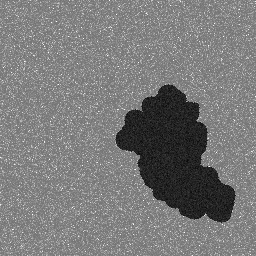
#> input picture data/sar/images/noaa_gulf_slick_01_001.png, 256 x 256 px
$ python -i sar_analyzer.py   (imports and definitions only)   (older library calls are emulated)
#> lines starting #> are read from the running program, lines starting #| are printed output that depends on the picture; after the words box and inside, x2 and y2 are one past the last pixel; in counts of white or black regions, pixels touching at a corner belong together
"""
Synthetic Aperture Radar (SAR) Dark-Spot Detection & Texture Analysis Module
Processes SAR imagery (e.g. Sentinel-1 C-band, TerraSAR-X, RADARSAT) for marine oil spill detection.
Features speckle noise filtering, adaptive thresholding, morphological clustering,
and GLCM (Gray-Level Co-occurrence Matrix) textural discrimination.
"""

import numpy as np
import cv2
from typing import Dict, Any, Tuple, List

def apply_lee_filter(image: np.ndarray, window_size: int = 5, damping_factor: float = 1.0) -> np.ndarray:
    """
    Apply Lee Speckle Noise Filter on SAR imagery to preserve edges while smoothing multiplicative speckle.
    """
    img = image.astype(np.float32)
    mean = cv2.blur(img, (window_size, window_size))
    mean_sq = cv2.blur(img ** 2, (window_size, window_size))
    variance = np.maximum(mean_sq - mean ** 2, 0)

    overall_variance = np.var(img)
    if overall_variance == 0:
        return image

    # Weight calculation k = Var(window) / (Var(window) + Overall_Var)
    weights = variance / (variance + (overall_variance / damping_factor) + 1e-7)
    weights = np.clip(weights, 0.0, 1.0)
    filtered = mean + weights * (img - mean)
    return np.clip(filtered, 0, 255).astype(np.uint8)

def compute_glcm_features(gray: np.ndarray, mask: np.ndarray) -> Dict[str, float]:
    """
    Compute Gray Level Co-occurrence Matrix (GLCM) textural descriptors
    (Homogeneity, Contrast, Energy, Entropy, Dissimilarity).
    """
    # Reduce gray levels to 16 bins for fast, robust co-occurrence stats
    quantized = (gray // 16).astype(np.uint8)
    h, w = quantized.shape

    # Shift right by 1 pixel for horizontal co-occurrence
    left = quantized[:, :-1]
    right = quantized[:, 1:]

    if mask is not None and mask.shape == gray.shape:
        valid = (mask[:, :-1] > 0) & (mask[:, 1:] > 0)
    else:
        valid = np.ones((h, w - 1), dtype=bool)

    if not np.any(valid):
        return {
            "glcm_homogeneity": 0.5,
            "glcm_contrast": 1.2,
            "glcm_energy": 0.2,
            "glcm_entropy": 3.1,
            "glcm_dissimilarity": 0.8
        }

    l_vals = left[valid]
    r_vals = right[valid]

    # 16x16 joint histogram
    glcm, _, _ = np.histogram2d(l_vals, r_vals, bins=16, range=[[0, 16], [0, 16]])
    total = np.sum(glcm)
    if total > 0:
        glcm /= total
    else:
        glcm = np.eye(16) / 16.0

    i, j = np.indices((16, 16))

    # GLCM metrics
    contrast = float(np.sum(glcm * ((i - j) ** 2)))
    dissimilarity = float(np.sum(glcm * np.abs(i - j)))
    homogeneity = float(np.sum(glcm / (1.0 + (i - j) ** 2)))
    energy = float(np.sum(glcm ** 2))

    non_zero = glcm[glcm > 0]
    entropy = float(-np.sum(non_zero * np.log2(non_zero)))

    return {
        "glcm_homogeneity": round(homogeneity, 4),
        "glcm_contrast": round(contrast, 4),
        "glcm_energy": round(energy, 4),
        "glcm_entropy": round(entropy, 4),
        "glcm_dissimilarity": round(dissimilarity, 4)
    }

def analyze_sar_image(image: np.ndarray, km_per_pixel: float = 0.03) -> Dict[str, Any]:
    """
    Full SAR Dark-Spot Detection Pipeline.

    Args:
        image: Input SAR image as BGR or Grayscale numpy array.
        km_per_pixel: Resolution in kilometers per pixel (Default: 30m / 0.03km for Sentinel-1 EW/IW).

    Returns:
        Dictionary containing detected dark spot mask, contours, metrics, and radar backscatter contrast.
    """
    if len(image.shape) == 3:
        gray = cv2.cvtColor(image, cv2.COLOR_BGR2GRAY)
    else:
        gray = image.copy()

    # 1. Speckle Filtering via Lee-like adaptive filter
    filtered = apply_lee_filter(gray, window_size=5)

    # 2. Estimate background sea clutter mean and standard deviation
    bg_mean = float(np.mean(filtered))
    bg_std = float(np.std(filtered))

    # 3. Adaptive dark-spot thresholding (oil spill dampens backscatter by > 1.2 std)
    adaptive_thresh = max(10, int(bg_mean - 1.25 * bg_std))
    _, binary_dark = cv2.threshold(filtered, adaptive_thresh, 255, cv2.THRESH_BINARY_INV)

    # 4. Morphological opening/closing to remove isolated speckle artifacts & fill core
    kernel = cv2.getStructuringElement(cv2.MORPH_ELLIPSE, (5, 5))
    cleaned_mask = cv2.morphologyEx(binary_dark, cv2.MORPH_OPEN, kernel, iterations=1)
    cleaned_mask = cv2.morphologyEx(cleaned_mask, cv2.MORPH_CLOSE, kernel, iterations=2)

    # 5. Extract contours and shape geometry
    contours, _ = cv2.findContours(cleaned_mask, cv2.RETR_EXTERNAL, cv2.CHAIN_APPROX_SIMPLE)

    total_spill_pixels = 0
    spill_patches = []
    min_patch_pixels = 100  # filter insignificant speckle patches

    filtered_mask = np.zeros_like(cleaned_mask)
    border_gradients = []

    for cnt in contours:
        area_px = cv2.contourArea(cnt)
        if area_px < min_patch_pixels:
            continue

        total_spill_pixels += area_px
        cv2.drawContours(filtered_mask, [cnt], -1, 255, -1)

        perimeter_px = cv2.arcLength(cnt, True)

        # Bounding box & Aspect ratio
        x, y, w, h = cv2.boundingRect(cnt)
        aspect_ratio = float(w) / max(h, 1)
        if aspect_ratio < 1.0:
            aspect_ratio = 1.0 / aspect_ratio

        # Circularity/Compactness: 4*pi*Area / P^2 (Oil slicks have irregular, low compactness)
        compactness = (4 * np.pi * area_px) / (perimeter_px ** 2 + 1e-5)

        # Mean intensity inside patch vs surround
        patch_mask = np.zeros_like(gray)
        cv2.drawContours(patch_mask, [cnt], -1, 255, -1)
        patch_mean = float(np.mean(filtered[patch_mask > 0]))

        # Measure boundary gradient steepness (Sobel gradient at contour edge)
        dilated = cv2.dilate(patch_mask, kernel, iterations=2)
        boundary_zone = dilated ^ patch_mask
        if np.any(boundary_zone > 0):
            grad_x = cv2.Sobel(filtered, cv2.CV_32F, 1, 0, ksize=3)
            grad_y = cv2.Sobel(filtered, cv2.CV_32F, 0, 1, ksize=3)
            grad_mag = np.sqrt(grad_x ** 2 + grad_y ** 2)
            mean_grad = float(np.mean(grad_mag[boundary_zone > 0]))
            border_gradients.append(mean_grad)
        else:
            mean_grad = 0.0

        patch_area_km2 = area_px * (km_per_pixel ** 2)
        spill_patches.append({
            "area_px": int(area_px),
            "area_km2": round(patch_area_km2, 4),
            "perimeter_km": round(perimeter_px * km_per_pixel, 3),
            "compactness": round(compactness, 4),
            "aspect_ratio": round(aspect_ratio, 2),
            "mean_backscatter_intensity": round(patch_mean, 1),
            "boundary_gradient": round(mean_grad, 2),
            "bounding_box": [int(x), int(y), int(w), int(h)]
        })

    total_area_km2 = total_spill_pixels * (km_per_pixel ** 2)

    # Calculate GLCM Textural stats within detected dark region
    glcm_stats = compute_glcm_features(filtered, filtered_mask if total_spill_pixels > 0 else None)

    # Backscatter contrast (dB difference ~ 10 * log10(bg / slick))
    if total_spill_pixels > 0:
        slick_mean = float(np.mean(filtered[filtered_mask > 0]))
        backscatter_contrast_db = 10 * np.log10(max(bg_mean, 1) / max(slick_mean, 1))
    else:
        slick_mean = bg_mean
        backscatter_contrast_db = 0.0

    avg_border_grad = float(np.mean(border_gradients)) if border_gradients else 0.0

    return {
        "is_sar": True,
        "total_spill_pixels": int(total_spill_pixels),
        "total_spill_area_km2": round(total_area_km2, 4),
        "patches_count": len(spill_patches),
        "patches": spill_patches,
        "background_mean": round(bg_mean, 2),
        "slick_mean": round(slick_mean, 2),
        "backscatter_contrast_db": round(backscatter_contrast_db, 2),
        "average_boundary_gradient": round(avg_border_grad, 2),
        "glcm": glcm_stats,
        "mask": filtered_mask,
        "filtered_image": filtered
    }

>>> import cv2
>>> picture = cv2.imread('../data/sar/images/noaa_gulf_slick_01_001.png')
#> picture is the input picture: shape (256, 256, 3); min 10, max 255, mean 121.3
>>> result = analyze_sar_image(picture)
#> in apply_lee_filter, `mean_sq = cv2.blur(img ** 2, (window_size, window_size))`:
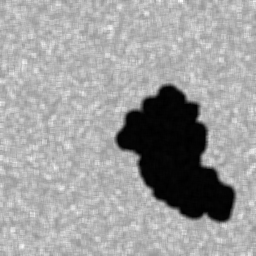
#> mean_sq: shape (256, 256) float32; min 862.2, max 25661.2, mean 16254.2; drawn with min black and max white
#> in apply_lee_filter, `variance = np.maximum(mean_sq - mean ** 2, 0)`:
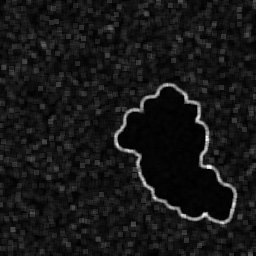
#> variance: shape (256, 256) float32; min 20.48, max 4084.2, mean 393.4; drawn with min black and max white
#> in apply_lee_filter, `overall_variance = np.var(img)`: overall_variance = 1551
#> in apply_lee_filter, `weights = variance / (variance + (overall_variance / damping_factor) +..`:
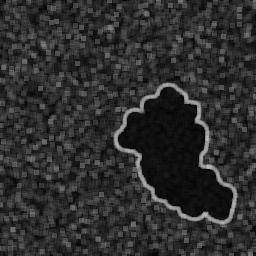
#> weights: shape (256, 256) float32; min 0.013, max 0.725, mean 0.183
#> in analyze_sar_image, `bg_mean = float(np.mean(filtered))`: bg_mean = 120.8
#> in analyze_sar_image, `bg_std = float(np.std(filtered))`: bg_std = 34.7
#> in analyze_sar_image, `adaptive_thresh = max(10, int(bg_mean - 1.25 * bg_std))`: adaptive_thresh = 77
#> in analyze_sar_image, `_, binary_dark = cv2.threshold(filtered, adaptive_thresh, 255, cv2.THR..`:
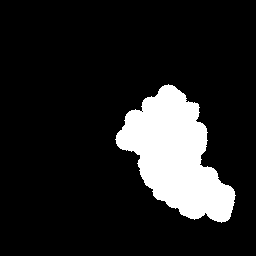
#> binary_dark: shape (256, 256); 13.8% white; 1 white region, box (x1, y1, x2, y2) and area: (115, 84, 236, 223) 9025
#> in analyze_sar_image, `cleaned_mask = cv2.morphologyEx(binary_dark, cv2.MORPH_OPEN, kernel, i..`: cleaned_mask: shape (256, 256); 13.7% white; 1 white region, box (x1, y1, x2, y2) and area: (116, 84, 235, 223) 9005
#> in analyze_sar_image, `cleaned_mask = cv2.morphologyEx(cleaned_mask, cv2.MORPH_CLOSE, kernel,..`: cleaned_mask: shape (256, 256); 13.8% white; 1 white region
#> in analyze_sar_image, `contours, _ = cv2.findContours(cleaned_mask, cv2.RETR_EXTERNAL, cv2.CH..`: contours = 1 contour; box (x1, y1, x2, y2) and area: (116, 84, 235, 223) 8862
#> the loop in analyze_sar_image, `for cnt in contours:` made 1 pass
#> (area_px, total_spill_pixels, perimeter_px, x, y, w, h, aspect_ratio) on pass 1: (8862.5, 8862.5, 454.4, 116, 84, 119, 139, 1.17)
#> pass 1, in analyze_sar_image, `grad_x = cv2.Sobel(filtered, cv2.CV_32F, 1, 0, ksize=3)`:
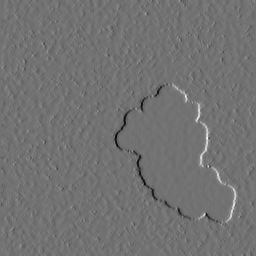
#> grad_x: shape (256, 256) float32; min -385, max 472, mean 0; drawn with min black and max white
#> pass 1, in analyze_sar_image, `grad_y = cv2.Sobel(filtered, cv2.CV_32F, 0, 1, ksize=3)`:
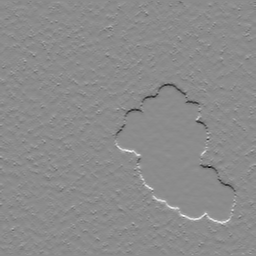
#> grad_y: shape (256, 256) float32; min -544, max 448, mean 0; drawn with min black and max white
#> after the loop in analyze_sar_image, `for cnt in contours:`: border_gradients = [108]; spill_patches = 1 item; total_spill_pixels = 8862.5
#> in analyze_sar_image, `total_area_km2 = total_spill_pixels * (km_per_pixel ** 2)`: total_area_km2 = 7.98
#> in compute_glcm_features, `valid = (mask[:, :-1] > 0) & (mask[:, 1:] > 0)`:
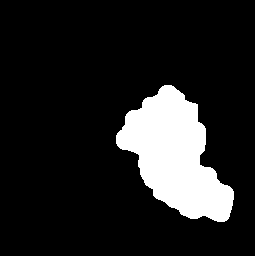
#> valid: shape (256, 255) bool; 13.7% white; 1 white region, box (x1, y1, x2, y2) and area: (116, 85, 234, 222) 8911
#> in compute_glcm_features, `l_vals = left[valid]`: l_vals = 8911 values, max 11 at index 8702, min 1 at index 60, mean 1.96
#> in compute_glcm_features, `r_vals = right[valid]`: r_vals = 8911 values, max 11 at index 8701, min 1 at index 59, mean 1.95
#> in compute_glcm_features, `total = np.sum(glcm)`: total = 8911
#> in compute_glcm_features, `contrast = float(np.sum(glcm * ((i - j) ** 2)))`: contrast = 0.232
#> in compute_glcm_features, `dissimilarity = float(np.sum(glcm * np.abs(i - j)))`: dissimilarity = 0.155
#> in compute_glcm_features, `homogeneity = float(np.sum(glcm / (1.0 + (i - j) ** 2)))`: homogeneity = 0.929
#> in compute_glcm_features, `energy = float(np.sum(glcm ** 2))`: energy = 0.651
#> in compute_glcm_features, `non_zero = glcm[glcm > 0]`: non_zero = 35 values, max 0.802 at index 4, min 0.000112 at index 9, mean 0.0286
#> in compute_glcm_features, `entropy = float(-np.sum(non_zero * np.log2(non_zero)))`: entropy = 1.25
#> in analyze_sar_image, `glcm_stats = compute_glcm_features(filtered, filtered_mask if total_sp..`: glcm_stats = {'glcm_homogeneity': 0.929, 'glcm_contrast': 0.232, 'glcm_energy': 0.651, 'glcm_entropy': 1.25, 'glcm_dissimilarity': 0.154}
#> in analyze_sar_image, `slick_mean = float(np.mean(filtered[filtered_mask > 0]))`: slick_mean = 35.83
#> in analyze_sar_image, `backscatter_contrast_db = 10 * np.log10(max(bg_mean, 1) / max(slick_me..`: backscatter_contrast_db = 5.28
#> in analyze_sar_image, `avg_border_grad = float(np.mean(border_gradients)) if border_gradients..`: avg_border_grad = 108
#> result = 12 items

$ run again, on data/sar/images/noaa_gulf_slick_01_009.png
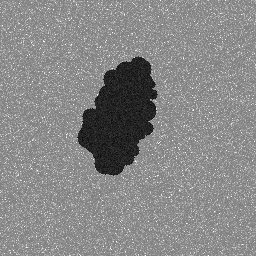
#> input picture data/sar/images/noaa_gulf_slick_01_009.png, 256 x 256 px
#> picture is the input picture: shape (256, 256, 3); min 10, max 255, mean 135.3
#> overall_variance = 1402.8
#> bg_mean = 134.8
#> bg_std = 32.39
#> adaptive_thresh = 94
#> in analyze_sar_image, `_, binary_dark = cv2.threshold(filtered, adaptive_thresh, 255, cv2.THR..`:
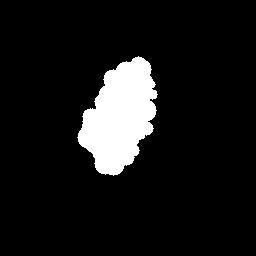
#> binary_dark: shape (256, 256); 9.2% white; 1 white region, box (x1, y1, x2, y2) and area: (77, 56, 158, 176) 6043
#> contours = 1 contour; box (x1, y1, x2, y2) and area: (78, 56, 157, 176) 5934
#> the loop in analyze_sar_image, `for cnt in contours:` made 1 pass
#> (area_px, total_spill_pixels, perimeter_px, x, y, w, h, aspect_ratio) on pass 1: (5934, 5934, 340.7, 78, 56, 79, 120, 1.52)
#> after the loop in analyze_sar_image, `for cnt in contours:`: border_gradients = [120]; spill_patches = 1 item; total_spill_pixels = 5934
#> total_area_km2 = 5.34
#> in compute_glcm_features, `valid = (mask[:, :-1] > 0) & (mask[:, 1:] > 0)`:
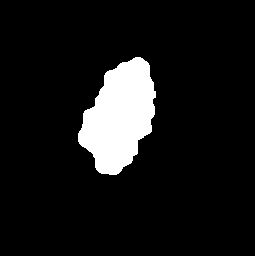
#> valid: shape (256, 255) bool; 9.1% white; 1 white region, box (x1, y1, x2, y2) and area: (78, 57, 156, 175) 5961
#> l_vals = 5961 values, max 9 at index 3298, min 1 at index 20, mean 1.95
#> r_vals = 5961 values, max 11 at index 1909, min 1 at index 19, mean 1.96
#> total = 5961
#> contrast = 0.314
#> dissimilarity = 0.184
#> homogeneity = 0.918
#> energy = 0.619
#> non_zero = 33 values, max 0.78 at index 4, min 0.000168 at index 10, mean 0.0303
#> entropy = 1.36
#> glcm_stats = {'glcm_homogeneity': 0.918, 'glcm_contrast': 0.314, 'glcm_energy': 0.619, 'glcm_entropy': 1.36, 'glcm_dissimilarity': 0.184}
#> slick_mean = 36.11
#> backscatter_contrast_db = 5.72
#> avg_border_grad = 120
#> result = 12 items

$ run again, on data/sar/images/noaa_gulf_slick_01_017.png
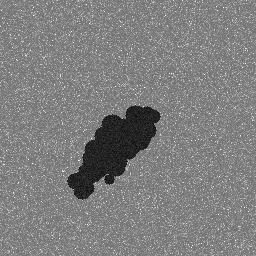
#> input picture data/sar/images/noaa_gulf_slick_01_017.png, 256 x 256 px
#> picture is the input picture: shape (256, 256, 3); min 10, max 255, mean 126.3
#> overall_variance = 929.7
#> bg_mean = 125.8
#> bg_std = 24.54
#> adaptive_thresh = 95
#> in analyze_sar_image, `_, binary_dark = cv2.threshold(filtered, adaptive_thresh, 255, cv2.THR..`:
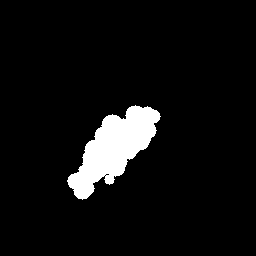
#> binary_dark: shape (256, 256); 6.3% white; 1 white region, box (x1, y1, x2, y2) and area: (67, 105, 161, 200) 4119
#> contours = 1 contour; box (x1, y1, x2, y2) and area: (68, 105, 160, 200) 4010
#> the loop in analyze_sar_image, `for cnt in contours:` made 1 pass
#> (area_px, total_spill_pixels, perimeter_px, x, y, w, h, aspect_ratio) on pass 1: (4010.5, 4010.5, 324.6, 68, 105, 92, 95, 1.03)
#> after the loop in analyze_sar_image, `for cnt in contours:`: border_gradients = [116.3]; spill_patches = 1 item; total_spill_pixels = 4010.5
#> total_area_km2 = 3.61
#> in compute_glcm_features, `valid = (mask[:, :-1] > 0) & (mask[:, 1:] > 0)`:
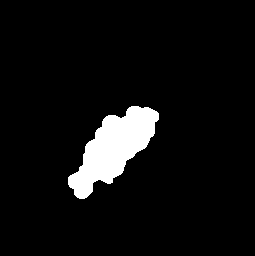
#> valid: shape (256, 255) bool; 6.2% white; 1 white region, box (x1, y1, x2, y2) and area: (68, 106, 159, 199) 4044
#> l_vals = 4044 values, max 10 at index 389, min 1 at index 13, mean 1.98
#> r_vals = 4044 values, max 10 at index 388, min 1 at index 12, mean 1.98
#> total = 4044
#> contrast = 0.365
#> dissimilarity = 0.199
#> homogeneity = 0.914
#> energy = 0.623
#> non_zero = 31 values, max 0.784 at index 5, min 0.000247 at index 3, mean 0.0323
#> entropy = 1.38
#> glcm_stats = {'glcm_homogeneity': 0.914, 'glcm_contrast': 0.365, 'glcm_energy': 0.623, 'glcm_entropy': 1.38, 'glcm_dissimilarity': 0.199}
#> slick_mean = 36.78
#> backscatter_contrast_db = 5.34
#> avg_border_grad = 116.3
#> result = 12 items

$ run again, on data/sar/images/noaa_gulf_slick_01_025.png
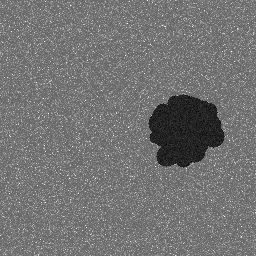
#> input picture data/sar/images/noaa_gulf_slick_01_025.png, 256 x 256 px
#> picture is the input picture: shape (256, 256, 3); min 10, max 255, mean 114.9
#> overall_variance = 802.5
#> bg_mean = 114.4
#> bg_std = 21.9
#> adaptive_thresh = 87
#> binary_dark: shape (256, 256); 6.1% white; 1 white region, box (x1, y1, x2, y2) and area: (148, 94, 225, 168) 4028
#> contours = 1 contour; box (x1, y1, x2, y2) and area: (149, 94, 224, 168) 3939
#> the loop in analyze_sar_image, `for cnt in contours:` made 1 pass
#> (area_px, total_spill_pixels, perimeter_px, x, y, w, h, aspect_ratio) on pass 1: (3939, 3939, 259.6, 149, 94, 75, 74, 1.01)
#> after the loop in analyze_sar_image, `for cnt in contours:`: border_gradients = [99.86]; spill_patches = 1 item; total_spill_pixels = 3939
#> total_area_km2 = 3.55
#> in compute_glcm_features, `valid = (mask[:, :-1] > 0) & (mask[:, 1:] > 0)`:
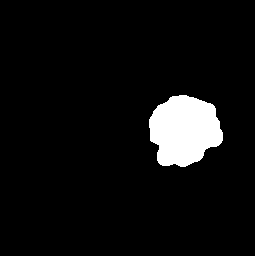
#> valid: shape (256, 255) bool; 6.1% white; 1 white region, box (x1, y1, x2, y2) and area: (149, 95, 223, 167) 3972
#> l_vals = 3972 values, max 7 at index 222, min 1 at index 10, mean 1.93
#> r_vals = 3972 values, max 10 at index 3920, min 1 at index 9, mean 1.92
#> total = 3972
#> contrast = 0.288
#> dissimilarity = 0.211
#> homogeneity = 0.901
#> energy = 0.586
#> non_zero = 26 values, max 0.757 at index 4, min 0.000252 at index 6, mean 0.0385
#> entropy = 1.42
#> glcm_stats = {'glcm_homogeneity': 0.901, 'glcm_contrast': 0.288, 'glcm_energy': 0.586, 'glcm_entropy': 1.42, 'glcm_dissimilarity': 0.211}
#> slick_mean = 35.65
#> backscatter_contrast_db = 5.06
#> avg_border_grad = 99.86
#> result = 12 items
